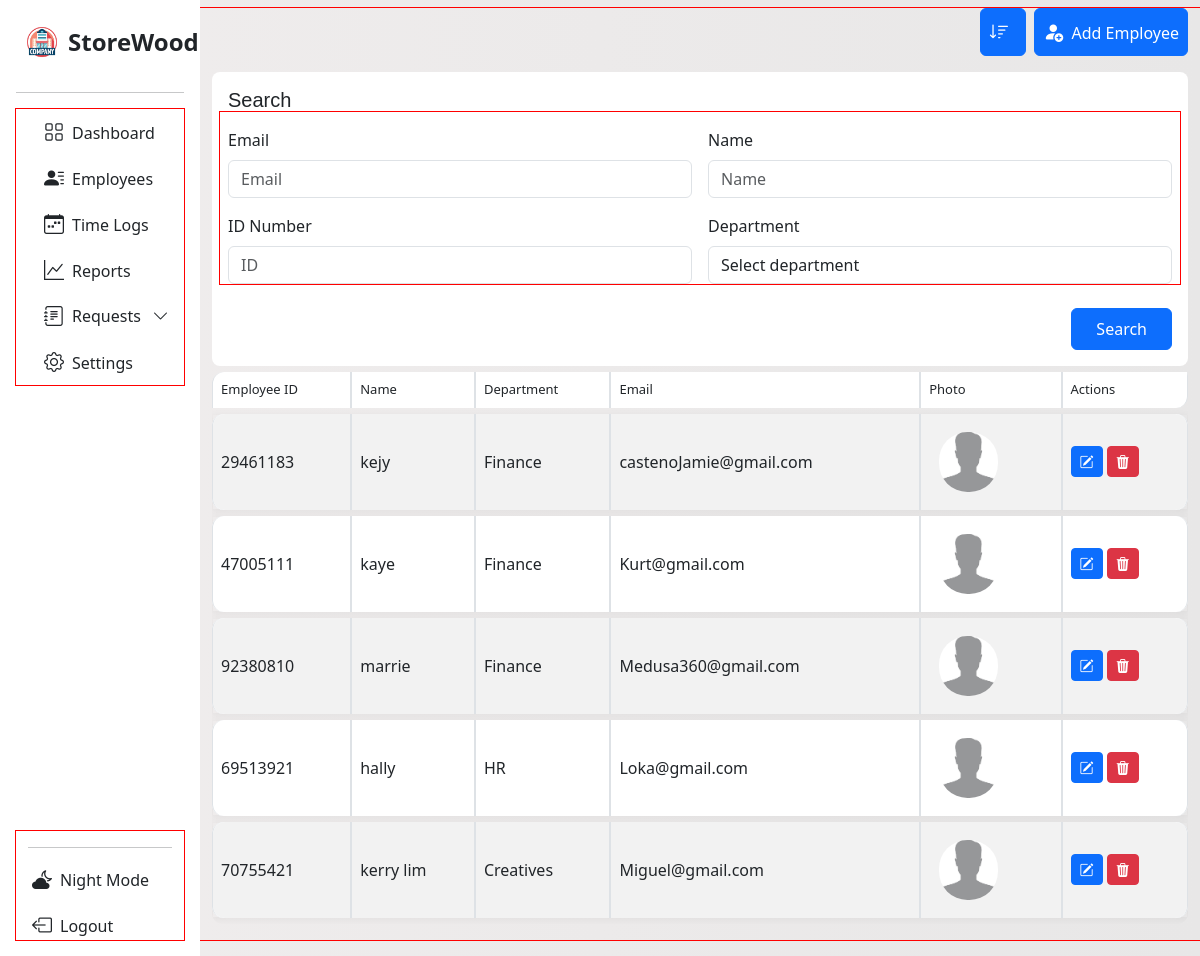
Page /search_employee on the earlier database version.
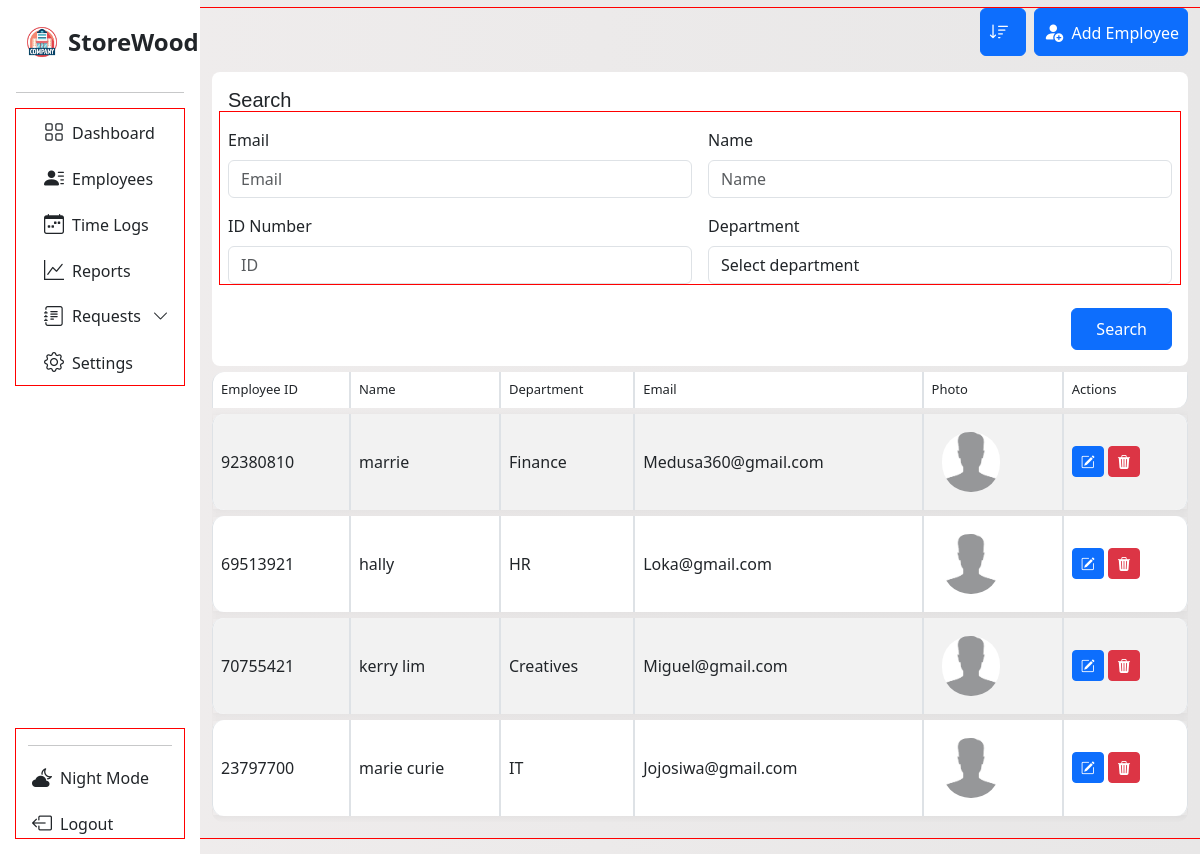
Same page on the later database version.
### tables this page shows
CREATE TABLE employee 
                            (id INTEGER PRIMARY KEY AUTOINCREMENT,
                            employee_id TEXT, name TEXT, department TEXT,
                            photo_path TEXT, email TEXT);

### App/main.py (the view)
@app.route('/search_employee', methods=['GET'])
def search_employee():
    iden_num = request.args.get('identification-number')
    name = request.args.get('name')
    department = request.args.get('department')
    email = request.args.get('email')
    filters = []
    values = []
    if iden_num:
        filters.append("employee_id = ?")
        values.append(iden_num)
    if name:
        filters.append("name LIKE ?")
        values.append(f"%{name}%")
    if department:
        filters.append("department = ?")
        values.append(department)
    if email:
        filters.append("email LIKE ?")
        values.append(f"%{email}%")
    where_clause = " AND ".join(filters) if filters else "1=1"
    try:
        with sqlite3.connect(db.connect_employee()) as con:
            cur = con.cursor()
            query = f"""
                SELECT employee_id, name, department, email, photo_path, id
                FROM employee
                WHERE {where_clause}
            """
            cur.execute(query, values)
            results = cur.fetchall()
            return render_template('e_manage.html', employee=results,
                       iden_num=iden_num, name=name, department=department, email=email)
    except sqlite3.Error as e:
        print("Fetch error:", e)
        results = []
    return render_template('e_manage.html', employee=results)

### App/database.py (called while the page is built)
    def connect_employee(self):
        return self.employee_database

### App/templates/e_manage.html (shortened to what this page needs)
<!DOCTYPE html>
<html lang="en">
<head>
  <link rel="stylesheet" href="{{ url_for('static', filename='dash.css') }}">
  <link rel="stylesheet" href="{{ url_for('static', filename='manage.css') }}">
  <link href="https://cdn.jsdelivr.net/npm/bootstrap-icons@1.11.3/font/bootstrap-icons.css" rel="stylesheet">
  <link href='https://unpkg.com/boxicons@2.1.4/css/boxicons.min.css' rel='stylesheet'>
  <link href="https://cdn.jsdelivr.net/npm/bootstrap@5.3.0/dist/css/bootstrap.min.css" rel="stylesheet">
</head>
<body>
<div class="container-fluid overflow-hidden">
  <div class="row vh-100 overflow-auto">
     <nav id="sidebarMenu" class="col-12 col-sm-4 col-md-3 col-lg-3 col-xl-2 bg-col px-0 position-sticky sticky-top">
  <div class="d-flex w-100 flex-column p-3 align-items-sm-start pt-4 h-100">
    <a href="/" class="d-flex align-items-center mb-3 text-dark text-decoration-none w-100 px-2">
      <img src="{{ url_for('static', filename='img/company.png') }}?v=2" alt="Logo" width="36" height="36" class="me-2">
      <span class="fs-4 fw-semibold">StoreWood</span>
    </a>
    <hr class="w-100">
    <ul class="nav nav-pills flex-column mb-auto w-100" id="menu">
      <div class="container con-li">
        <li class="nav-item">
          <a href="{{ url_for('management') }}" class="nav-link text-dark {% if page == 'dashboard' %}active-page{% endif %}">
            <i class="fs-5 bi bi-grid"></i><span class="ms-2">Dashboard</span>
          </a>
        </li>
        <li class="nav-item">
          <a class="nav-link text-dark {% if page == 'employees' %}active-page{% endif %}" href="{{ url_for('employees_management') }}">
            <i class="bi bi-person-lines-fill fs-5"></i><span class="ms-2">Employees</span>
          </a>
        </li>
        <li>
          <a href="#" class="nav-link text-dark {% if page == 'timelogs' %}active-page{% endif %}">
            <i class="bi bi-calendar-week fs-5"></i><span class="ms-2">Time Logs</span>
          </a>
        </li>
        <li>
          <a href="#" class="nav-link text-dark {% if page == 'reports' %}active-page{% endif %}">
            <i class="fs-5 bi bi-graph-up"></i><span class="ms-2">Reports</span>
          </a>
        </li>
        <li class="nav-item">
          <a class="nav-link d-flex justify-content-between align-items-center text-dark {% if page == 'requests' %}active-page{% endif %}"
            data-bs-toggle="collapse" href="#requestsSubMenu" role="button" aria-expanded="false" aria-controls="requestsSubMenu">
            <span class="d-flex align-items-center gap-2 flex-grow-1">
              <i class="fs-5 bi bi-journal-text"></i>
              <span class="text-truncate">Requests</span>
            </span>
            <i class="bi bi-chevron-down arrow-icon ms-2"></i>
          </a>
        </li>
        <li>
          <a href="#" class="nav-link text-dark {% if page == 'settings' %}active-page{% endif %}">
            <i class="fs-5 bi bi-gear"></i><span class="ms-2">Settings</span>
          </a>
        </li>
      </div>
    </ul>
    <div class="container mt-auto">
      <hr class="w-100">
      <a href="{{ url_for('admin_login') }}" class="nav-link text-dark mt-3">
        <i class="bi bi-cloud-moon-fill fs-5 ms-1"></i><span class="ms-2">Night Mode</span>
      </a>
      <a href="{{ url_for('admin_login') }}" class="nav-link text-dark mt-3">
        <i class="bi bi-box-arrow-left fs-5 ms-1"></i><span class="ms-2">Logout</span>
      </a>
    </div>
  </div>
</nav>
<div class="col d-flex flex-column w-50">
<div class="row mb-3 mt-2">
  <div class="col-12 d-flex justify-content-end flex-wrap gap-2 gap-md-0">
       <div class="d-flex flex-row align-items-center gap-2 mb-3 flex-wrap">
      <div>
        <div class="dropdown">
          <button class="btn btn-primary p-2 pe-3" type="button" id="sortDropdown" data-bs-toggle="dropdown" aria-expanded="false">
            <i class="bi bi-sort-down fs-5"></i>
          </button>
        </div>
      </div>
      <div>
        <a href="{{ url_for('add_employee') }}">
          <button class="btn btn-primary p-2" type="button">
            <i class="bi bi-person-fill-add fs-5"></i> <span class="ms-1">Add Employee</span>
          </button>
        </a>
      </div>
    </div>
      <div class="col-12">
        <form action="{{ url_for('search_employee') }}" method="get" class="rounded-3 p-3" style="background-color: white;">
          <p class="search-txt h5 mb-3">Search</p>
          <div class="row g-3">
            <div class="col-md-6">
              <label for="e-email" class="form-label">Email</label>
              <input name="email" value="{{ email or '' }}" type="email" id="e-email" class="form-control" placeholder="Email">
            </div>
            <div class="col-md-6">
              <label for="e-name" class="form-label">Name</label>
              <input name="name" value="{{ name or '' }}" type="text" id="e-name" class="form-control" placeholder="Name">
            </div>
            <div class="col-md-6">
              <label for="e-id" class="form-label">ID Number</label>
              <input name="identification-number" value="{{ iden_num or '' }}" type="text" id="e-id" class="form-control" placeholder="ID">
            </div>
            <div class="col-md-6">
              <label for="e-dept" class="form-label">Department</label>
              <select id="e-dept" class="form-control" name="department">
                <option selected disabled>Select department</option>
              </select>
            </div>
          </div>
          <div class="d-flex justify-content-end mt-4">
            <button type="submit" class="btn btn-primary px-4 py-2">Search</button>
          </div>
        </form>
      </div>
  <div class="col-12">
    <div class="table-responsive">
      <table class="table table-striped table-bordered custom-table">
        <thead class="head">
          <tr>
            <th>Employee ID</th>
            <th>Name</th>
            <th>Department</th>
            <th>Email</th>
            <th>Photo</th>
            <th>Actions</th>
          </tr>
        </thead>
        <tbody>
          {% if employee %}
            {% for emp in employee %}
              <tr>
                <td>{{ emp[0] }}</td>
                <td>{{ emp[1] }}</td>
                <td>{{ emp[2] }}</td>
                <td>{{ emp[3] }}</td>
                <td>
                  {% if emp[4] %}
                    <img class="employee-photos" src="{{ url_for('static', filename=emp[4]) }}" width="100" alt="Employee Photo">
                  {% endif %}
                </td>
                <td>
                  <a href="{{ url_for('edit_employees_profile', id=emp[5]) }}" class="btn btn-primary btn-sm"><i class="bi bi-pencil-square"></i></a>
                  <a href="{{ url_for('delete_employee_profile', id=emp[5]) }}" class="btn btn-danger btn-sm"><i class="bi bi-trash3-fill"></i></a>
                </td>
              </tr>
            {% endfor %}
          {% else %}
            <tr>
              <td colspan="6" class="text-center">No employee found.</td>
            </tr>
          {% endif %}
        </tbody>
      </table>
    </div>
  </div>
</div>
    </div>
  </div>
</div>
</body>
</html>

### App/static/dash.css (style rules this page uses)
* { scrollbar-width: none; }
body { background: linear-gradient(to right, #f0eded, #e8e7e7); overflow-x: hidden; scrollbar-width: none; height: 100%; }
*, *::before, *::after { box-sizing: border-box; }
.bg-col { background-color: rgb(255, 255, 255) !important; }
.dropdown { width: 100%; z-index: 100; }
.custom-table { border-collapse: separate !important; border-spacing: 0 6px; height: 30px; border-radius: 10px; overflow: hidden; }
.custom-table tbody tr td, .custom-table tbody tr th { height: 70px; vertical-align: middle; }
.custom-table tbody tr { background-color: #fff; box-shadow: 0 2px 8px rgba(0, 0, 0, 0.05); }
.custom-table tbody tr td:first-child, .custom-table tbody tr th:first-child { border-top-left-radius: 12px; border-bottom-left-radius: 12px; }
.custom-table tbody tr td:last-child { border-top-right-radius: 12px; border-bottom-right-radius: 12px; }
.custom-table thead th:first-child { border-top-left-radius: 12px; }
.custom-table thead th:last-child { border-bottom-right-radius: 12px; }
thead.head th { font-size: small; font-weight: 500; }
.bg-col { background-color: white; }
.bg-col ul li { min-width: 140px; max-width: 100%; width: auto; }
#sidebarMenu { height: 100vh; overflow-y: scroll; overflow-x: hidden; position: sticky; top: 0; scrollbar-width: none; -ms-overflow-style: none; }
main, .container, .row, .col { outline: 1px solid red; }
.search-txt { font-weight: 400; font-family: 'Gill Sans', 'Gill Sans MT', Calibri, 'Trebuchet MS', sans-serif; }
#sortDropdown i { font-size: 20px; }
.arrow-icon { transition: transform 0.3s ease; display: inline-block; position: relative; width: 1.2em; text-align: center; }
.arrow-icon::before { content: ''; display: inline-block; width: 0; }

### App/static/manage.css (style rules this page uses)
.employee-photos { padding: 10px; width: 4.9rem; height: 5rem; border-radius: 2.4em; object-fit: cover; }

Differences in the rows shown:
removed employee: employee "29461183", name "kejy", department "Finance", email "castenoJamie@gmail.com", photo_path (placeholder picture)
removed employee: employee "47005111", name "kaye", department "Finance", email "Kurt@gmail.com", photo_path (placeholder picture)
added employee: employee "23797700", name "marie curie", department "IT", email "Jojosiwa@gmail.com", photo_path (placeholder picture)
